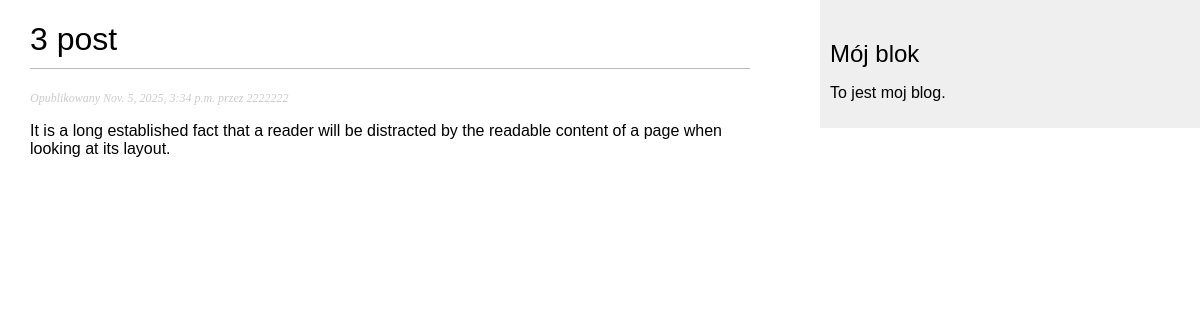
Page /blog/2025/11/5/3-post/ on the committed database.
### blog/models.py (models this page shows, shortened)
class Post(models.Model):
    class Status(models.TextChoices):
        DRAFT ='DF', 'Roboczy'
        PUBLISHED = 'PB', 'Opublikowany'
    title = models.CharField(max_length=250)
    slug = models.SlugField(
        max_length=250,
        unique_for_date='publish'
    )
    author = models.ForeignKey(
        settings.AUTH_USER_MODEL,
        on_delete=models.CASCADE,
        related_name='blog_posts'
    )
    body = models.TextField()
    publish = models.DateTimeField(db_default=Now())
    created = models.DateTimeField(auto_now_add=True)
    updated = models.DateTimeField(auto_now=True)
    status = models.CharField(
        max_length=2,
        choices=Status,
        default=Status.DRAFT
    )
    objects = models.Manager()  #menadzer domyslny
    published = PublishedManager() #menedzer niestandardowy
    class Meta:
        ordering = ['-publish']
        indexes = [
            models.Index(fields=['-publish']),
        ]

### blog/views.py (the view)
def post_detail(request, year, month, day, post):
    post = get_object_or_404(
        Post,
        status=Post.Status.PUBLISHED,
        slug=post,
        publish__year=year,
        publish__month=month,
        publish__day=day)
    return render(
        request,
        'blog/post/detail.html',
    {'post': post}
    )

### blog/templates/blog/post/detail.html (shortened to what this page needs)
{% extends "blog/baza.html" %}
{%block content %}
    <h1>{{ post.title }}</h1>
    <p class="date">
        Opublikowany {{ post.publish }} przez {{ post.author }}
    </p>
    {{ post.body|linebreaks }}
{% endblock %}

### blog/static/css/blog.css (style rules this page uses)
body { margin:0; padding:0; font-family:helvetica, sans-serif; }
h1 { font-weight:normal; border-bottom:1px solid #bbb; padding:0 0 10px 0; }
p.date { color:#ccc; font-family: georgia, serif; font-size: 12px; font-style: italic; }

### rows in the picture
Post: title "3 post", publish "Nov. 5, 2025, 3:34 p.m.", author "2222222", body "It is a long established fact that a reader will be distracted by the readable content of a page when looking at its layout."
